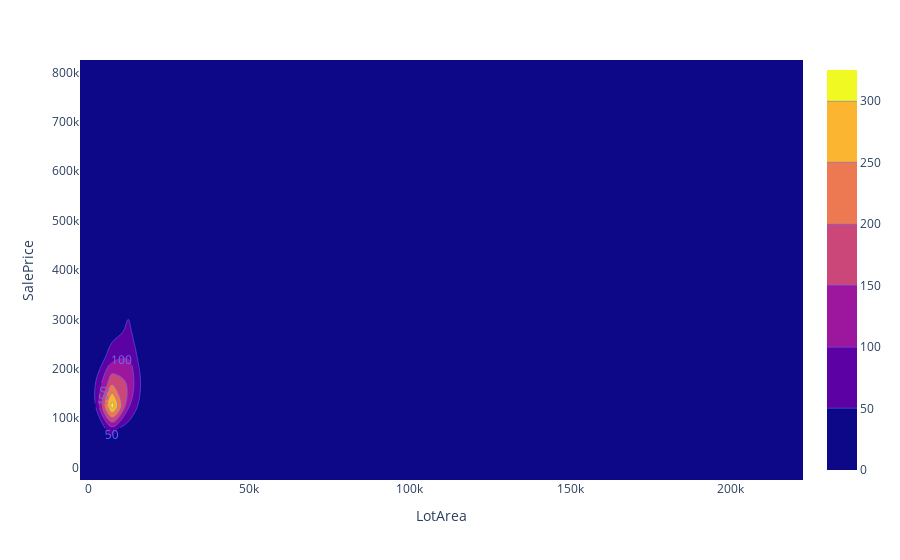

Source (notebook cell):
### Code cell
fig = ptx.density_contour(df,x="LotArea",y="SalePrice")
fig.update_traces(contours_coloring="fill", contours_showlabels=True)
fig.update_layout(template="plotly_white")
fig.show()

### Figure 1 — Plotly figure (JSON) as saved in the notebook; plotly's stock layout.template omitted (floating-point values rounded to 4 significant figures; data arrays with more than 128 entries replaced by an {"elided": "..."} marker saying what was removed)
{"data": [{"contours": {"coloring": "fill", "showlabels": true}, "hovertemplate": "LotArea=%{x}<br>SalePrice=%{y}<br>count=%{z}<extra></extra>", "legendgroup": "", "line": {"color": "#636efa"}, "name": "", "showlegend": false, "type": "histogram2dcontour", "x": {"elided": "1460 int values"}, "xaxis": "x", "xbingroup": "x", "y": {"elided": "1460 int values"}, "yaxis": "y", "ybingroup": "y"}], "layout": {"legend": {"tracegroupgap": 0}, "margin": {"t": 60}, "xaxis": {"anchor": "y", "domain": [0, 1], "title": {"text": "LotArea"}}, "yaxis": {"anchor": "x", "domain": [0, 1], "title": {"text": "SalePrice"}}}}
